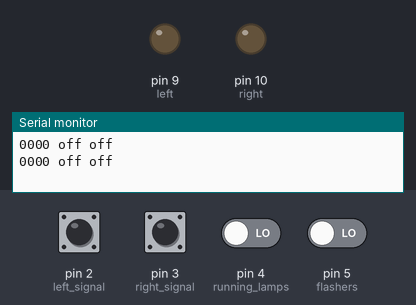
The sketch below on a simulated Arduino Uno, built with avr-gcc and run on an emulated ATmega328P. On the bench: output pins drawn as LEDs (lit = HIGH), the last lines printed to the serial monitor. Dashed ring = blinking. The test bench sets the inputs (shaded band); at power-on: pin 2 (left_signal), pin 3 (right_signal), pin 4 (running_lamps), pin 5 (flashers) LOW.

Above: at 1.2 s.
1.3 s: pin 5 (flashers) driven HIGH
At 1.8 s:
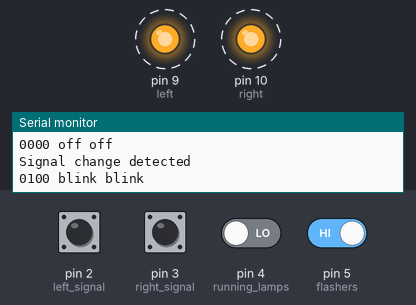
4.3 s: pin 5 (flashers) driven LOW
5.8 s: pin 2 (left_signal) pulled HIGH for 0.15 s
At 5.9 s:
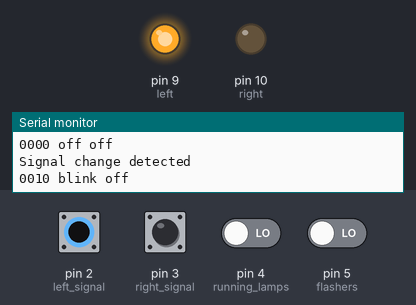
7.5 s: pin 3 (right_signal) pulled HIGH for 0.15 s
At 7.61 s:
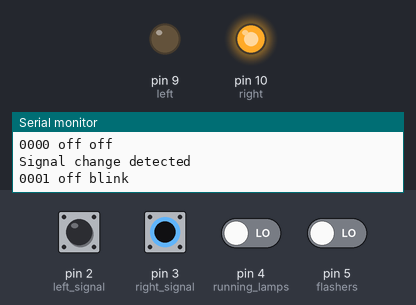
9.2 s: pin 4 (running_lamps) driven HIGH
At 10.0 s:
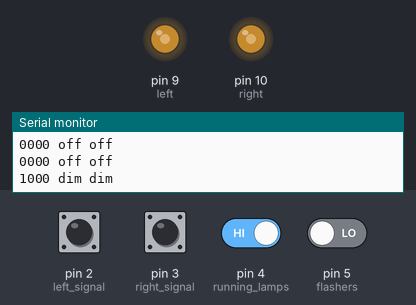
10.7 s: pin 2 (left_signal) pulled HIGH for 1 s
At 11.2 s:
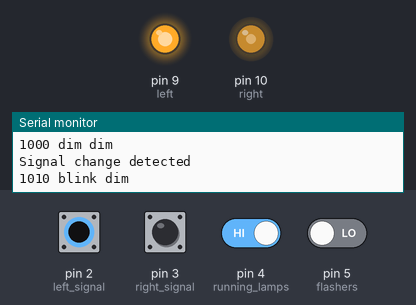
Timing chart, 0 to 13.7 s (numbered marks = the images above; inputs shaded):
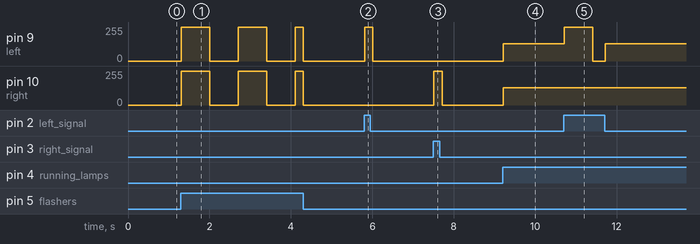

Measured:
- after the input at 1.3 s, pin 9 (left), pin 10 (right): alternates 255/255 for 0.70 s and 0/255 for 0.70 s, starting at once
- after the input at 5.8 s, pin 9 (left): 0/255 → 255/255 at once, → 0/255 0.20 s later
- after the input at 7.5 s, pin 10 (right): 0/255 → 255/255 at once, → 0/255 0.20 s later
- after the input at 9.2 s, pin 9 (left), pin 10 (right): 0/255 → 128/255 at once
- after the input at 10.7 s, pin 9 (left): 128/255 → 255/255 at once, → 0/255 0.70 s later, → 128/255 0.30 s later

The sketch:

Signals.ino
```cpp
/*
  Signals

    We are going to attempt to implement running lamps
    and turn signals (and flashers) on single filament
    bulbs using PWM for two level of brightness.
*/

// Here are the PWM outputs
const int left = 9;
const int right = 10;

// Here are the input GPIO
const int left_signal = 2;
const int right_signal = 3;
const int running_lamps = 4;
const int flashers = 5;

// the setup routine runs once when you press reset:
void setup() {
  // declare PWM as outputs
  pinMode(left, OUTPUT);
  pinMode(right, OUTPUT);

  // declare switch states as inputs
  pinMode(left_signal, INPUT);
  pinMode(right_signal, INPUT);
  pinMode(running_lamps, INPUT);
  pinMode(flashers, INPUT);

  // set up our serial for debug
  Serial.begin(115200);
}

// the state of each switch
int running_lamps_active = 0;
int flashers_active = 0;
int left_signal_active = 0;
int right_signal_active = 0;

const int counts_per_blink = 7;
const int delay_per_loop = 100; // milliseconds

// Our lamp levels run 0 through 255
const int blink_level = 255;
const int running_level = 128;
int left_level;
int right_level;

void show_level(void)
{
  char * left_msg = " off ";
  char * right_msg = "off\n";

  if (left_level == blink_level) {
    left_msg = " blink ";
  }
  else if (left_level == running_level) {
    left_msg = " dim ";
  }


  if (right_level == blink_level) {
    right_msg = "blink\n";
  }
  else if (right_level == running_level) {
    right_msg = "dim\n";
  }

  Serial.print(running_lamps_active, DEC);
  Serial.print(flashers_active, DEC);
  Serial.print(left_signal_active, DEC);
  Serial.print(right_signal_active, DEC);
  Serial.write(left_msg);
  Serial.write(right_msg);

}

// the loop routine runs over and over again forever:
void loop() {
  // These static variables only get initialized once
  static int loop_count = 0;
  static int current_left = 0;
  static int current_right = 0;

  int signal_change = 0;
  int state = 0;

  // With no input state changes, we reset the loop_count
  // every counts_per_blink passes, setting our effective
  // signal and flasher blink rate.
  if (loop_count >= counts_per_blink) {
    loop_count = 0;
  }

  // Get each of the input switch states, and annotate
  // any changes in state for flashers, left, or right.
  // We don't track changed states on running lamps
  running_lamps_active = digitalRead(running_lamps);

  state = digitalRead(flashers);
  if (flashers_active != state) {
    signal_change = 1;
  }
  flashers_active = state;

  // Only bother with the actual turn signals if we are
  // not running the flashers. They share filaments.
  if (!flashers_active) {
    state = digitalRead(left_signal);
    if (left_signal_active != state) {
      signal_change = 1;
    }
    left_signal_active = state;

    state = digitalRead(right_signal);
    if (right_signal_active != state) {
      signal_change = 1;
    }
    right_signal_active = state;
  }

  // Knock over any existing turn signal states if the
  // flashers are active.
  if (flashers_active) {
    left_signal_active = 0;
    right_signal_active = 0;
  }

  // If our switches are set up properly, this will never
  // happen.
  if (left_signal_active && right_signal_active) {
    Serial.write("Error, both signals active\n");
  }

  // We update actual lamp status only on loop_count == 0.
  // If there was a signal change, force to 0 now.
  // This will force an immediate change instead of delaying
  // for current loop_count to reach its limit.
  if (signal_change) {
    loop_count = 0;   // changes effective immediately
    Serial.write("Signal change detected\n");
  }

  // If loop_count is 0, we need to adjust the
  // current left and right states based on the
  // state of the flasher switch and signal lever.
  if(!loop_count) {
    if (flashers_active) {
      // We simulate flashers using both signals
      // Make sure they match!
      current_left ^= 1;
      current_right = current_left;
    }
    else {
      // No flashers, but check for signals
      if (!left_signal_active) {
        current_left = 0;
      }
      else {
        current_left ^= 1;
      }

      if (!right_signal_active) {
        current_right = 0;
      }
      else {
        current_right ^= 1;
      }
    }
  }

  // Default the lamps to running_lamps
  // If signals are active, it will be
  // overridden below.
  if(running_lamps_active) {
    left_level = running_level;
    right_level = running_level;
  }
  else {
    left_level = 0;
    right_level = 0;
  }

  if (left_signal_active || flashers_active)
  {
    if (current_left) {
      left_level = blink_level;
    }
    else {
      left_level = 0;
    }
  }

  if (right_signal_active || flashers_active)
  {
    if (current_right) {
      right_level = blink_level;
    }
    else {
      right_level = 0;
    }
  }

  if (!loop_count) {
    show_level();
  }

  // after all of the above, we finally set
  // the actual active level of the bulb
  analogWrite(left, left_level);
  analogWrite(right, right_level);

  loop_count++;

  delay(100);
}

// set vim:sw=2:ts=2:et
```
